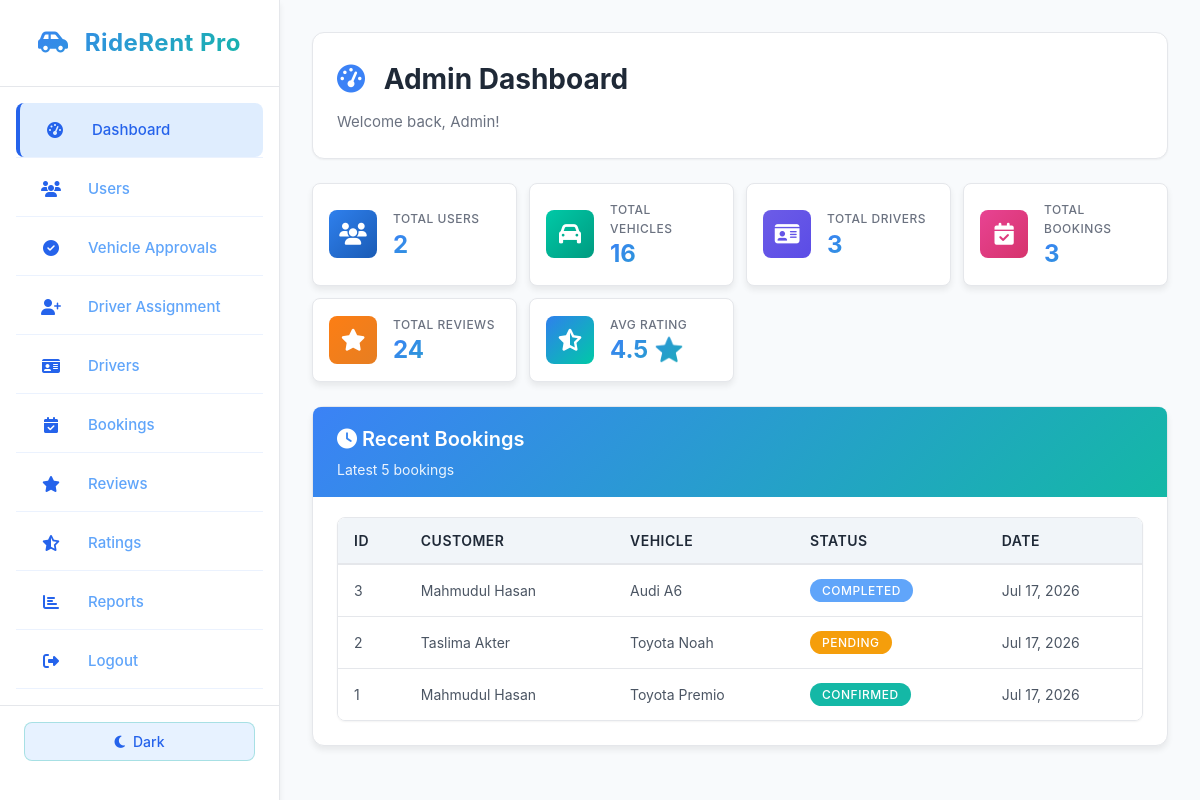
/admin/dashboard.php (signed in), run on the app's committed database.
### tables this page shows
CREATE TABLE `booking` (
  `booking_id` int(11) NOT NULL,
  `customer_id` int(11) NOT NULL,
  `vehicle_id` int(11) NOT NULL,
  `driver_id` int(11) DEFAULT NULL,
  `owner_id` int(11) DEFAULT NULL,
  `booking_date` timestamp NOT NULL DEFAULT current_timestamp(),
  `start_date` date NOT NULL,
  `end_date` date NOT NULL,
  `total_days` int(11) NOT NULL,
  `price_per_day` decimal(10,2) NOT NULL,
  `total_price` decimal(10,2) NOT NULL,
  `driver_fee` decimal(10,2) DEFAULT 0.00,
  `booking_status` enum('Pending','Confirmed','Completed','Cancelled','Driver_Requested') DEFAULT 'Pending',
  `payment_status` enum('Pending','Paid','Refunded') DEFAULT 'Pending',
  `payment_type` enum('Manual','Digital') DEFAULT 'Manual',
  `payment_method` varchar(50) DEFAULT NULL,
  `transaction_id` varchar(100) DEFAULT NULL,
  `pickup_location` varchar(255) DEFAULT NULL,
  `dropoff_location` varchar(255) DEFAULT NULL,
  `special_requests` text DEFAULT NULL,
  `created_at` timestamp NOT NULL DEFAULT current_timestamp()
);

CREATE TABLE `customer` (
  `customer_id` int(11) NOT NULL,
  `full_name` varchar(100) NOT NULL,
  `username` varchar(50) NOT NULL,
  `email` varchar(100) NOT NULL,
  `phone_1` varchar(20) NOT NULL,
  `phone_2` varchar(20) DEFAULT NULL,
  `password` varchar(255) NOT NULL,
  `nid_number` varchar(50) DEFAULT NULL,
  `nid_photo` varchar(255) DEFAULT NULL,
  `address` varchar(255) DEFAULT NULL,
  `profile_image` varchar(255) DEFAULT NULL,
  `status` varchar(20) DEFAULT 'Active',
  `created_at` timestamp NOT NULL DEFAULT current_timestamp()
);

CREATE TABLE `vehicle` (
  `vehicle_id` int(11) NOT NULL,
  `owner_id` int(11) DEFAULT NULL,
  `vehicle_name` varchar(100) NOT NULL,
  `brand` varchar(50) NOT NULL,
  `model` varchar(50) NOT NULL,
  `year` year(4) NOT NULL,
  `vehicle_type` varchar(30) NOT NULL,
  `fuel_type` varchar(30) NOT NULL,
  `transmission` varchar(30) NOT NULL,
  `seat_capacity` int(11) NOT NULL,
  `price_per_day` decimal(10,2) NOT NULL,
  `location` varchar(100) NOT NULL,
  `availability` enum('Available','Booked','Maintenance') DEFAULT 'Available',
  `approval_status` enum('Pending','Approved','Rejected') DEFAULT 'Pending',
  `image` varchar(255) DEFAULT NULL,
  `description` text DEFAULT NULL,
  `rating` decimal(3,2) DEFAULT 0.00,
  `rating_count` int(11) DEFAULT 0,
  `created_at` timestamp NOT NULL DEFAULT current_timestamp()
);

### admin/dashboard.php (the view, shortened to what this page needs)
<?php
require_once __DIR__ . '/../config/database.php';
$totalUsers = 0;
$userQuery = mysqli_query($conn, "SELECT * FROM admin");
if ($userQuery) { $totalUsers = mysqli_num_rows($userQuery); }
$totalVehicles = 0;
$vehicleQuery = mysqli_query($conn, "SELECT * FROM vehicle");
if ($vehicleQuery) { $totalVehicles = mysqli_num_rows($vehicleQuery); }
$totalDrivers = 0;
$driverQuery = mysqli_query($conn, "SELECT * FROM driver");
if ($driverQuery) { $totalDrivers = mysqli_num_rows($driverQuery); }
$totalBookings = 0;
$bookingQuery = mysqli_query($conn, "SELECT * FROM booking");
if ($bookingQuery) { $totalBookings = mysqli_num_rows($bookingQuery); }
$totalReviews = 24;
$totalRatings = 4.5;
require_once __DIR__ . '/../includes/sidebar.php';
?>
<!DOCTYPE html>
<html lang="en">
<head>
    <link rel="stylesheet" href="../assets/css/new-theme.css">
    <link rel="stylesheet" href="https://cdnjs.cloudflare.com/ajax/libs/font-awesome/6.4.0/css/all.min.css">
</head>
<body>
<div class="dashboard-container">
    <?php require_once __DIR__ . '/../includes/sidebar.php'; ?>
    <div class="main-content">
        <div class="page-header">
            <h1><i class="fas fa-tachometer-alt"></i> Admin Dashboard</h1>
            <p>Welcome back, Admin!</p>
        </div>
        <div class="stats-grid">
            <div class="stat-card">
                <div class="stat-icon" style="background: linear-gradient(135deg, #2F80ED, #1A5BB5);">
                    <i class="fas fa-users"></i>
                </div>
                <div class="stat-content">
                    <h3>Total Users</h3>
                    <p><?php echo $totalUsers; ?></p>
                </div>
            </div>
            <div class="stat-card">
                <div class="stat-icon" style="background: linear-gradient(135deg, #00C9A7, #009B80);">
                    <i class="fas fa-car"></i>
                </div>
                <div class="stat-content">
                    <h3>Total Vehicles</h3>
                    <p><?php echo $totalVehicles; ?></p>
                </div>
            </div>
            <div class="stat-card">
                <div class="stat-icon" style="background: linear-gradient(135deg, #6C5CE7, #5B4CE6);">
                    <i class="fas fa-id-card"></i>
                </div>
                <div class="stat-content">
                    <h3>Total Drivers</h3>
                    <p><?php echo $totalDrivers; ?></p>
                </div>
            </div>
            <div class="stat-card">
                <div class="stat-icon" style="background: linear-gradient(135deg, #E84393, #D6336C);">
                    <i class="fas fa-calendar-check"></i>
                </div>
                <div class="stat-content">
                    <h3>Total Bookings</h3>
                    <p><?php echo $totalBookings; ?></p>
                </div>
            </div>
            <div class="stat-card">
                <div class="stat-icon" style="background: linear-gradient(135deg, #FD7E14, #E67E22);">
                    <i class="fas fa-star"></i>
                </div>
                <div class="stat-content">
                    <h3>Total Reviews</h3>
                    <p><?php echo $totalReviews; ?></p>
                </div>
            </div>
            <div class="stat-card">
                <div class="stat-icon" style="background: linear-gradient(135deg, #2F80ED, #00C9A7);">
                    <i class="fas fa-star-half-alt"></i>
                </div>
                <div class="stat-content">
                    <h3>Avg Rating</h3>
                    <p><?php echo $totalRatings; ?> ⭐</p>
                </div>
            </div>
        </div>
        <div class="card">
            <div class="card-header">
                <h3 class="card-title"><i class="fas fa-clock"></i> Recent Bookings</h3>
                <p class="card-subtitle">Latest 5 bookings</p>
            </div>
            <div class="card-body">
                <div class="table-container">
                    <table>
                        <thead>
                            <tr>
                                <th>ID</th>
                                <th>Customer</th>
                                <th>Vehicle</th>
                                <th>Status</th>
                                <th>Date</th>
                            </tr>
                        </thead>
                        <tbody>
                            <?php
                            $bookingQuery = mysqli_query($conn, "SELECT b.*, c.full_name AS customer_name, v.vehicle_name
                                FROM booking b
                                LEFT JOIN customer c ON b.customer_id = c.customer_id
                                LEFT JOIN vehicle v ON b.vehicle_id = v.vehicle_id
                                ORDER BY b.booking_id DESC LIMIT 5");
                            if ($bookingQuery && mysqli_num_rows($bookingQuery) > 0) {
                                while ($row = mysqli_fetch_assoc($bookingQuery)) {
                                    $statusClass = '';
                                    if ($row['booking_status'] == 'Confirmed') $statusClass = 'badge-success';
                                    elseif ($row['booking_status'] == 'Pending') $statusClass = 'badge-warning';
                                    elseif ($row['booking_status'] == 'Completed') $statusClass = 'badge-info';
                                    else $statusClass = 'badge-danger';
                                    $date = date('M d, Y', strtotime($row['booking_date']));
                            ?>
                                <tr>
                                    <td><?php echo $row['booking_id']; ?></td>
                                    <td><?php echo htmlspecialchars($row['customer_name']); ?></td>
                                    <td><?php echo htmlspecialchars($row['vehicle_name']); ?></td>
                                    <td><span class="badge <?php echo $statusClass; ?>"><?php echo $row['booking_status']; ?></span></td>
                                    <td><?php echo $date; ?></td>
                                </tr>
                            <?php
                                }
                            } else {
                            ?>
                                <tr>
                                    <td colspan="5" style="text-align: center;">No recent bookings found</td>
                                </tr>
                            <?php
                            }
                            ?>
                        </tbody>
                    </table>
                </div>
            </div>
        </div>
    </div>
</div>
</body>
</html>

### data on the page
booking: booking_id "3", customer.full_name "Mahmudul Hasan", vehicle.vehicle_name "Audi A6", booking_status "COMPLETED", booking_date "Jul 17, 2026"
booking: booking_id "2", customer.full_name "Taslima Akter", vehicle.vehicle_name "Toyota Noah", booking_status "PENDING", booking_date "Jul 17, 2026"
booking: booking_id "1", customer.full_name "Mahmudul Hasan", vehicle.vehicle_name "Toyota Premio", booking_status "CONFIRMED", booking_date "Jul 17, 2026"

### other printed values
$item['text'] "Dashboard"
$item['text'] "Users"
$item['text'] "Vehicle Approvals"
$item['text'] "Driver Assignment"
$item['text'] "Drivers"
$item['text'] "Bookings"
$item['text'] "Reviews"
$item['text'] "Ratings"
$item['text'] "Reports"
$totalUsers "2"
$totalVehicles "16"
$totalDrivers "3"
$totalBookings "3"
$totalReviews "24"
$totalRatings "4.5"
